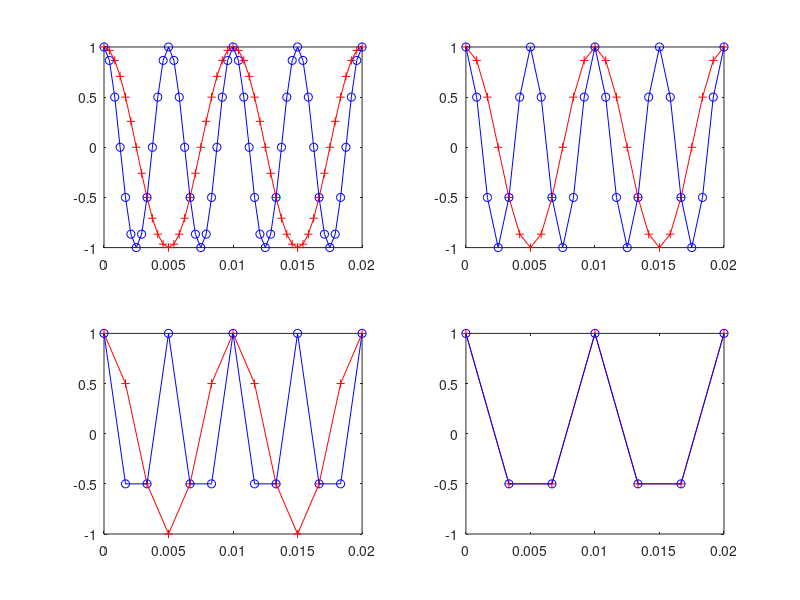
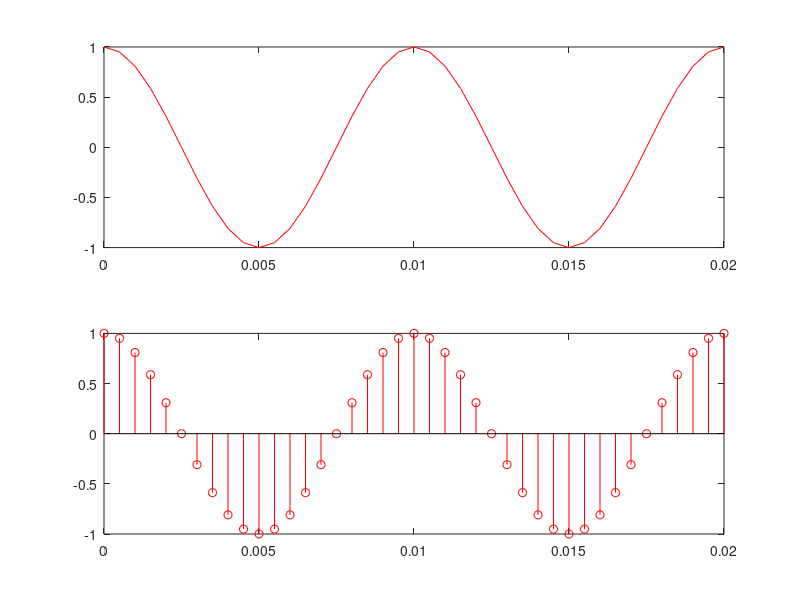

These figures' MATLAB source, in order: (Note: this script raises an error after producing the figures.)
%%
% close all;
figure(1);
for k=0:3
    fs=2^k*300;
    t=0:1/fs:.02;
    x=cos(2*pi*100*t);
    y=cos(2*pi*200*t);
    subplot(2,2,3-k+1);
    plot(t,x,'r+',t,y,'bo',t,x,'r',t,y,'b');
end
%%
% figure(2);
% q=zeros(1,145);
% samp=q;
% for k=1:10
%     q([0:15]*9+k)=-8:7;
%     samp([0:15]*9+k)=[0:15]+k/10;
% end
% subplot(2,1,1);
% plot(samp,q,'.');
% for k=1:10
%     q([0:15]*9+k)=2.^[-8:7]/(128/15)-8;
%     samp([0:15]*9+k)=[0:15]+k/10;
% end
% subplot(2,1,2);
% plot(samp,q,'.');
%%
fs=2000;
t=0:1/fs:.02;
x=cos(2*pi*100*t);
figure(3);
hold on;
subplot(2,1,1);
plot(t,x,'r');
subplot(2,1,2);
stem(t,x,'r');
hold off;
%%
% t=1:1000;
% x=sin(2*pi/8000*1000*t);
% y=sin(2*pi/8000*1010*t);
% z=sin(2*pi/8000*1700*t);
% out1=[x,x+y,x+z];
% out2=[x,x+y/10,x+z/10];
% figure(4);
% p1=psd(spectrum.periodogram,out2,'fs',8000);
% t=1:16000;
% x=sin(2*pi/8000*1000*t);
% y=sin(2*pi/8000*1010*t);
% z=sin(2*pi/8000*1700*t);
% out1=[x,x+y,x+z];
% out2=[x,x+y/10,x+z/10];
% p2=psd(spectrum.periodogram,out2,'fs',8000);
% title('Power Spectral Density Estimate via Periodogram');
% subplot(2,2,1);plot(p1.Frequencies,10*log10(p1.Data));
% ylabel('Power/Frequency (dB/Hz)');
% xlabel('Frequency(hz)');
% r1=450:600;
% subplot(2,2,2);plot(p1.Frequencies(r1),10*log10(p1.Data(r1)));
% xlabel('Frequency(hz)');
% subplot(2,2,3);plot(p2.Frequencies,10*log10(p2.Data));
% ylabel('Power/Frequency (dB/Hz)');
% xlabel('Frequency(hz)');
% r2=8100:8400;
% subplot(2,2,4);plot(p2.Frequencies(r2),10*log10(p2.Data(r2)));
% xlabel('Frequency(hz)');
%%
figure(5);
if z==999
    [z0,fs,bits]=wavread('c:\Documents and Settings\goldfita\Desktop\mp.wav');
    numpts=100;
    z=z0(4000:(4000+numpts-1));
    t=0/fs:1/fs:((numpts-1)/fs);
end
pow=3;
subplot(2,1,1);
plot(t,z/max(abs(z)),t,(floor((z/max(abs(z))-.00000001)*2^(pow-1))+.5)/2^(pow-1));
title('Quantization');
ylabel('3 bits');
pow=4;
subplot(2,1,2);
plot(t,z/max(abs(z)),t,(floor((z/max(abs(z))-.00000001)*2^(pow-1))+.5)/2^(pow-1));
ylabel('4 bits');
%%
figure(6);
numpts=1000;
t=0/fs:1/fs:((numpts-1)/fs);
z=z0(5000:5000+numpts-1);
z2=z(2:end)-z(1:end-1);
plot(t(1:end-1),z(1:end-1),'b',t(1:end-1),z2,'r');
legend('segment of "one"','differential');

figure(7);
[hbinsz,posz]=hist(z,50);
[hbinsz_10,posz_10]=hist(z/10,50);
[hbinsz2,posz2]=hist(z2,50);
subplot(3,1,1);bar(posz,hbinsz,'hist');
title('Signals Histogram');
ylabel('original');
subplot(3,1,2);bar(posz_10,hbinsz_10,'hist');
ylabel('original/10');
subplot(3,1,3);bar(posz2,hbinsz2,'hist');
ylabel('difference');
